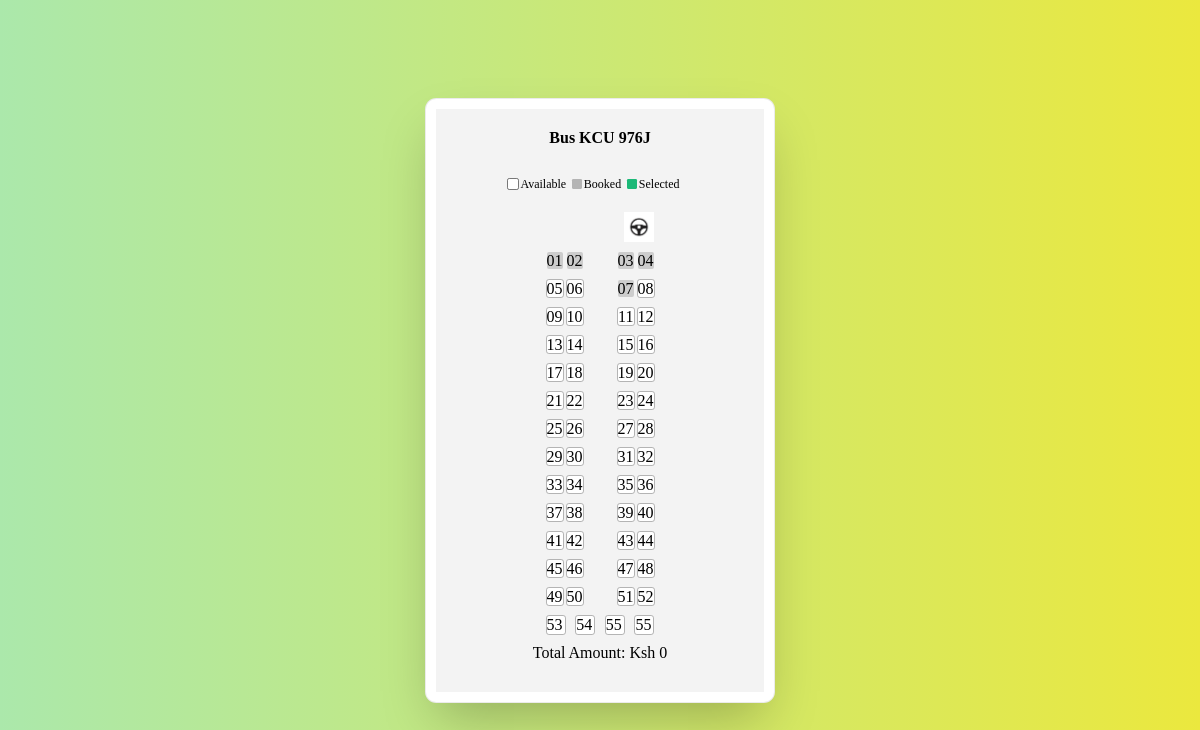
/seat-selection/6/ (signed in), run on the app's committed database.
### main/models.py (models this page shows, shortened)
class Bus(models.Model):
    BUS_TYPE_CHOICES = [
        ('Economy', 'Economy'),
        ('Business', 'Business'),
    ]
    STATUS_CHOICES = [
        ('Active', 'Active'),
        ('Maintenance', 'Maintenance'),
    ]
    busNumber = models.CharField(max_length=20, unique=True)
    capacity = models.PositiveIntegerField()
    type = models.CharField(max_length=20, choices=BUS_TYPE_CHOICES)
    status = models.CharField(max_length=20, choices=STATUS_CHOICES)

class Seat(models.Model):
    bus = models.ForeignKey(Bus, on_delete=models.CASCADE, related_name='seats')
    seat_number = models.CharField(max_length=10)
    is_available = models.BooleanField(default=True)

### main/views.py (the view)
# urls.py: path('seat-selection/<int:bus_id>/', views.seat_selection_view, name='seat_selection'),
@login_required
def seat_selection_view(request, bus_id):
    bus = get_object_or_404(Bus, id=bus_id)
    schedule = get_object_or_404(Schedule, bus=bus)
    route = schedule.route
    fare = route.fare
    seats = Seat.objects.filter(bus=bus)
    seat_rows = []
    row = []
    for index, seat in enumerate(seats):
        row.append(seat)
        if (index + 1) % 4 == 0:  # 4 seats per row
            seat_rows.append(row)
            row = []
    if row:
        seat_rows.append(row)
    if seat_rows:
        last_row = seat_rows[-1]
        if len(last_row) == 3:
            last_row.append(last_row[-1])
    if request.method == 'POST':
        selected_seats_str = request.POST.get('selected_seats', '')
        if selected_seats_str:
            selected_seats = selected_seats_str.split(',')
            return redirect('booking_details', selected_seats=selected_seats)
    return render(request, 'seat_selection.html', {'seat_rows': seat_rows, 'bus': bus, 'fare': fare, 'origin': route.origin, 'destination': route.destination, 'total_amount': fare})

### templates/seat_selection.html (shortened to what this page needs)
{% load static %}
<!DOCTYPE html>
<html lang="en">
<head>
</head>
<body>
    <div class="center">
        <div class="tickets">
            <div class="ticket-selector">
                <form method="post" id="seatForm">
                    <div class="head">
                        <div class="title">Bus {{ bus.busNumber }}</div>
                    </div>
                    <div class="seats-container">
                        <div class="seats">
                            <div class="status">
                                <div class="item">Available</div>
                                <div class="item">Booked</div>
                                <div class="item">Selected</div>
                            </div>
                            <div class="all-seats" id="seatContainer">
                                <div class="image-div">
                                    <img src="{% static 'images/steering wheel.jpg' %}" class="bus-image">
                                </div>
                                {% for row in seat_rows %}
                                    {% if forloop.last %}
                                        <div class="back-row">
                                            {% for seat in row %}
                                                <label for="seat{{ seat.id }}" class="seat  " data-fare="{{ fare }}">{{ seat.seat_number }}</label>
                                            {% endfor %}
                                        </div>
                                    {% else %}
                                        <div class="seat-row">
                                            <div class="seat-group">
                                                <label for="seat{{ row.0.id }}" class="seat {% if not row.0.is_available %} booked {% endif %} " data-fare="{{ fare }}">{{ row.0.seat_number }}</label>
                                                <label for="seat{{ row.1.id }}" class="seat {% if not row.1.is_available %} booked {% endif %} " data-fare="{{ fare }}">{{ row.1.seat_number }}</label>
                                            </div>
                                            <div class="aisle"></div>
                                            <div class="seat-group">
                                                <label for="seat{{ row.2.id }}" class="seat {% if not row.2.is_available %} booked {% endif %} " data-fare="{{ fare }}">{{ row.2.seat_number }}</label>
                                                <label for="seat{{ row.3.id }}" class="seat {% if not row.3.is_available %} booked {% endif %} " data-fare="{{ fare }}">{{ row.3.seat_number }}</label>
                                            </div>
                                        </div>
                                    {% endif %}
                                {% endfor %}
                            </div>
                        </div>
                    </div>
                    <div class="price">
                        <div class="total">
                            Total Amount: Ksh <span id="total-amount">0</span>
                        </div>
                    </div>
                </form>
            </div>
        </div>
    </div>
</body>
</html>

### templates/seat_selection.html (style rules this page uses)
body { width: 100%; height: 100vh; margin: 0; padding: 0; font-family: poppins, sans-serif; }
.center { width: 100%; height: 100%; display: flex; align-items: center; justify-content: center; background: linear-gradient(to right, rgb(171, 232, 171), rgb(235, 232, 62)); }
.tickets { width: 350px; min-height: 300px; border: 1px solid rgba(0, 0, 0, 0.08); border-radius: 3mm; box-sizing: border-box; padding: 10px; font-family: poppins; max-height: 96vh; overflow: auto; background: white; box-shadow: 0px 25px 50px -12px rgba(0, 0, 0, 0.25); }
.ticket-selector { background: rgb(243, 243, 243); display: flex; align-items: center; justify-content: space-between; flex-direction: column; box-sizing: border-box; padding: 20px; }
.head { width: 100%; display: flex; align-items: center; justify-content: center; margin-bottom: 30px; }
.title { font-size: 16px; font-weight: 600; }
.seats-container { display: flex; flex-direction: row; gap: 10px; }
.seats { flex: 1; display: flex; align-items: center; justify-content: center; flex-direction: column; min-height: 150px; position: relative; }
.status { width: 100%; display: flex; align-items: center; gap: 10px; justify-content: space-evenly; }
.status .item { font-size: 12px; position: relative; }
.status .item::before { content: ""; position: absolute; top: 50%; left: -12px; transform: translate(0, -50%); width: 10px; height: 10px; background: rgb(255, 255, 255); outline: 0.2mm solid rgb(120, 120, 120); border-radius: 0.3mm; }
.status .item:nth-child(2)::before { background: rgb(180, 180, 180); outline: none; }
.status .item:nth-child(3)::before { background: rgb(28, 185, 120); outline: none; }
.all-seats { display: flex; flex-direction: column; gap: 10px; margin-top: 20px; position: relative; }
.seat-row { display: flex; justify-content: space-between; gap: 10px; }
.back-row { display: flex; justify-content: space-between; gap: 10px; }
.seat { width: 18px; height: 18px; background: white; border-radius: 0.5mm; outline: 0.3mm solid rgb(180, 180, 180); cursor: pointer; }
.seat.booked { background: rgba(180, 180, 180, 0.6); outline: none; }
.aisle { width: 15px; height: 15px; background: transparent; border: none; }
.price { width: 100%; box-sizing: border-box; padding: 10px 20px; display: flex; align-items: center; justify-content: space-between; flex-direction: column; gap: 8px; }
.total { display: flex; align-items: center; justify-content: center; gap: 4px; font-size: 16px; font-weight: 500; }
.total span { font-size: 16px; font-weight: 400; }
.bus-image { width: 30px; height: auto; }
.image-div { display: flex; justify-content: space-between; }

### data on the page
Bus: busNumber "KCU 976J"
Seat: seat_number "01", seat_number "02", seat_number "03", seat_number "04"
Seat: seat_number "05", seat_number "06", seat_number "07", seat_number "08"
Seat: seat_number "09", seat_number "10", seat_number "11", seat_number "12"
Seat: seat_number "13", seat_number "14", seat_number "15", seat_number "16"
Seat: seat_number "17", seat_number "18", seat_number "19", seat_number "20"
Seat: seat_number "21", seat_number "22", seat_number "23", seat_number "24"
Seat: seat_number "25", seat_number "26", seat_number "27", seat_number "28"
Seat: seat_number "29", seat_number "30", seat_number "31", seat_number "32"
Seat: seat_number "33", seat_number "34", seat_number "35", seat_number "36"
Seat: seat_number "37", seat_number "38", seat_number "39", seat_number "40"
Seat: seat_number "41", seat_number "42", seat_number "43", seat_number "44"
Seat: seat_number "45", seat_number "46", seat_number "47", seat_number "48"
Seat: seat_number "49", seat_number "50", seat_number "51", seat_number "52"
Seat: seat_number "53"
Seat: seat_number "54"
Seat: seat_number "55"
